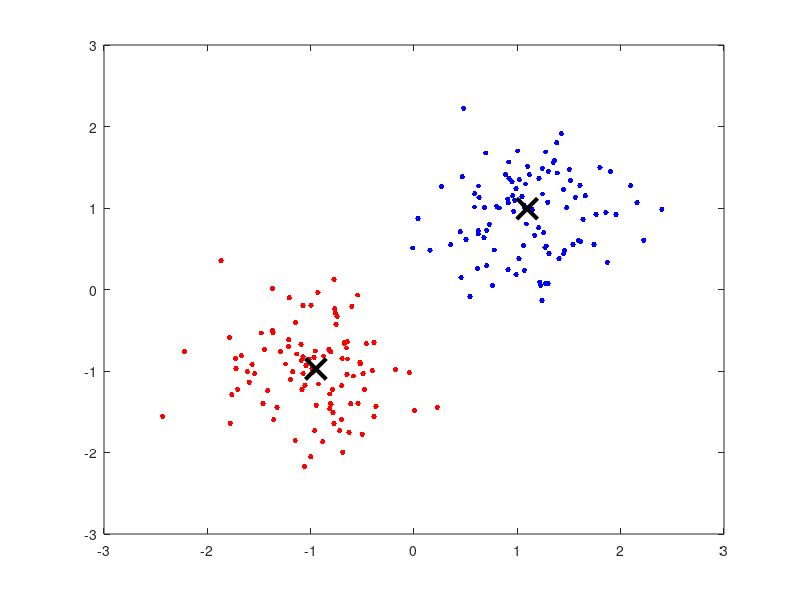

The MATLAB script that drew this image: (Note: this script raises an error after producing the figure.)

mu_1 = 1;
mu_2 = -1;
sig_1 = 0.5
sig_2 = 0.5

%2 gaussians, one centered at (1,1) another at (-1,-1)
X = [normrnd(mu_1,sig_1,[100,2]);normrnd(mu_2,sig_2,[100,2])];

%Matlab's k means
opts = statset('Display','final');
[idx,C] = kmeans(X,2,'Distance','cityblock',...
    'Replicates',5,'Options',opts);

figure;
plot(X(idx==1,1),X(idx==1,2),'r.','MarkerSize',12)
hold on
plot(X(idx==2,1),X(idx==2,2),'b.','MarkerSize',12)
plot(C(:,1),C(:,2),'kx',...
     'MarkerSize',15,'LineWidth',3) 
legend('Cluster 1','Cluster 2','Centroids',...
       'Location','NW')
title 'Cluster Assignments and Centroids MATLAB kmeans'
hold off


%my k means
[idx,C] = k_means(X,2,5);

figure;
plot(X(idx==1,1),X(idx==1,2),'r.','MarkerSize',12)
hold on
plot(X(idx==2,1),X(idx==2,2),'b.','MarkerSize',12)
plot(C(:,1),C(:,2),'kx',...
     'MarkerSize',15,'LineWidth',3) 
legend('Cluster 1','Cluster 2','Centroids',...
       'Location','NW')
title 'Cluster Assignments and Centroids My k_means'
hold off
